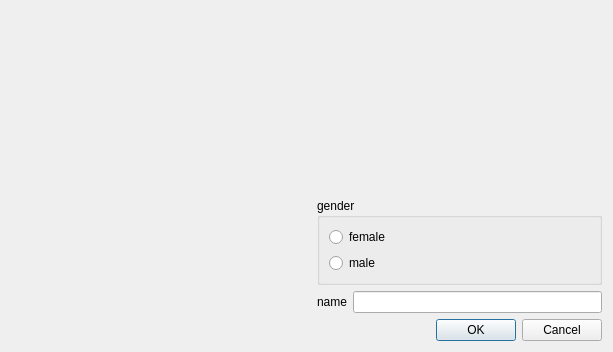
<?xml version="1.0" encoding="UTF-8"?>
<ui version="4.0">
 <class>FSetFaceInfoDialog</class>
 <widget class="QDialog" name="FSetFaceInfoDialog">
  <property name="geometry">
   <rect>
    <x>0</x>
    <y>0</y>
    <width>613</width>
    <height>352</height>
   </rect>
  </property>
  <property name="windowTitle">
   <string>Dialog</string>
  </property>
  <layout class="QVBoxLayout" name="verticalLayout_2">
   <item>
    <layout class="QHBoxLayout" name="horizontalLayout">
     <item>
      <widget class="QLabel" name="face_L">
       <property name="sizePolicy">
        <sizepolicy hsizetype="Fixed" vsizetype="Fixed">
         <horstretch>30</horstretch>
         <verstretch>30</verstretch>
        </sizepolicy>
       </property>
       <property name="minimumSize">
        <size>
         <width>300</width>
         <height>300</height>
        </size>
       </property>
       <property name="text">
        <string/>
       </property>
      </widget>
     </item>
     <item>
      <layout class="QFormLayout" name="formLayout">
       <item row="2" column="0" colspan="2">
        <widget class="QGroupBox" name="groupBox">
         <property name="title">
          <string>gender</string>
         </property>
         <layout class="QVBoxLayout" name="verticalLayout">
          <item>
           <widget class="QRadioButton" name="radioButton_2">
            <property name="text">
             <string>female</string>
            </property>
           </widget>
          </item>
          <item>
           <widget class="QRadioButton" name="radioButton">
            <property name="text">
             <string>male</string>
            </property>
           </widget>
          </item>
         </layout>
        </widget>
       </item>
       <item row="3" column="0">
        <widget class="QLabel" name="label_2">
         <property name="text">
          <string>name</string>
         </property>
        </widget>
       </item>
       <item row="1" column="0">
        <spacer name="verticalSpacer">
         <property name="orientation">
          <enum>Qt::Vertical</enum>
         </property>
         <property name="sizeHint" stdset="0">
          <size>
           <width>20</width>
           <height>40</height>
          </size>
         </property>
        </spacer>
       </item>
       <item row="3" column="1">
        <widget class="QLineEdit" name="lineEdit"/>
       </item>
      </layout>
     </item>
    </layout>
   </item>
   <item>
    <widget class="QDialogButtonBox" name="buttonBox">
     <property name="orientation">
      <enum>Qt::Horizontal</enum>
     </property>
     <property name="standardButtons">
      <set>QDialogButtonBox::Cancel|QDialogButtonBox::Ok</set>
     </property>
    </widget>
   </item>
  </layout>
 </widget>
 <resources/>
 <connections>
  <connection>
   <sender>buttonBox</sender>
   <signal>accepted()</signal>
   <receiver>FSetFaceInfoDialog</receiver>
   <slot>accept()</slot>
   <hints>
    <hint type="sourcelabel">
     <x>248</x>
     <y>254</y>
    </hint>
    <hint type="destinationlabel">
     <x>157</x>
     <y>274</y>
    </hint>
   </hints>
  </connection>
  <connection>
   <sender>buttonBox</sender>
   <signal>rejected()</signal>
   <receiver>FSetFaceInfoDialog</receiver>
   <slot>reject()</slot>
   <hints>
    <hint type="sourcelabel">
     <x>316</x>
     <y>260</y>
    </hint>
    <hint type="destinationlabel">
     <x>286</x>
     <y>274</y>
    </hint>
   </hints>
  </connection>
 </connections>
</ui>
